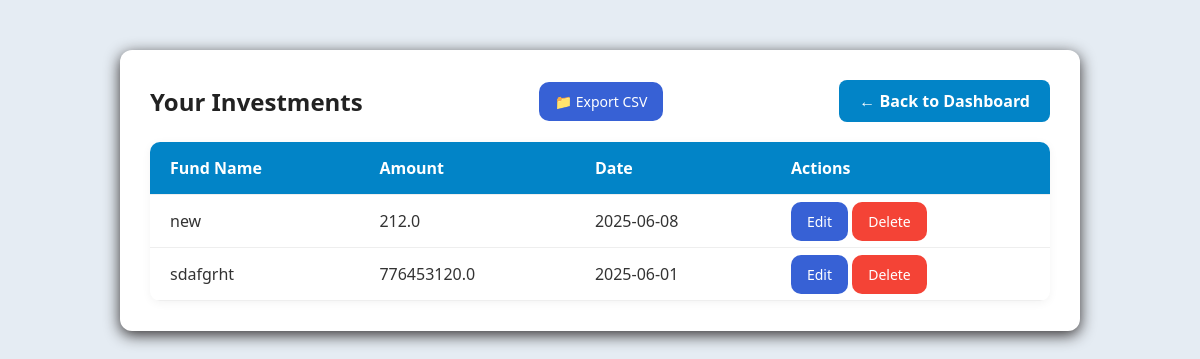
Page /investments (signed in) on the earlier database version.
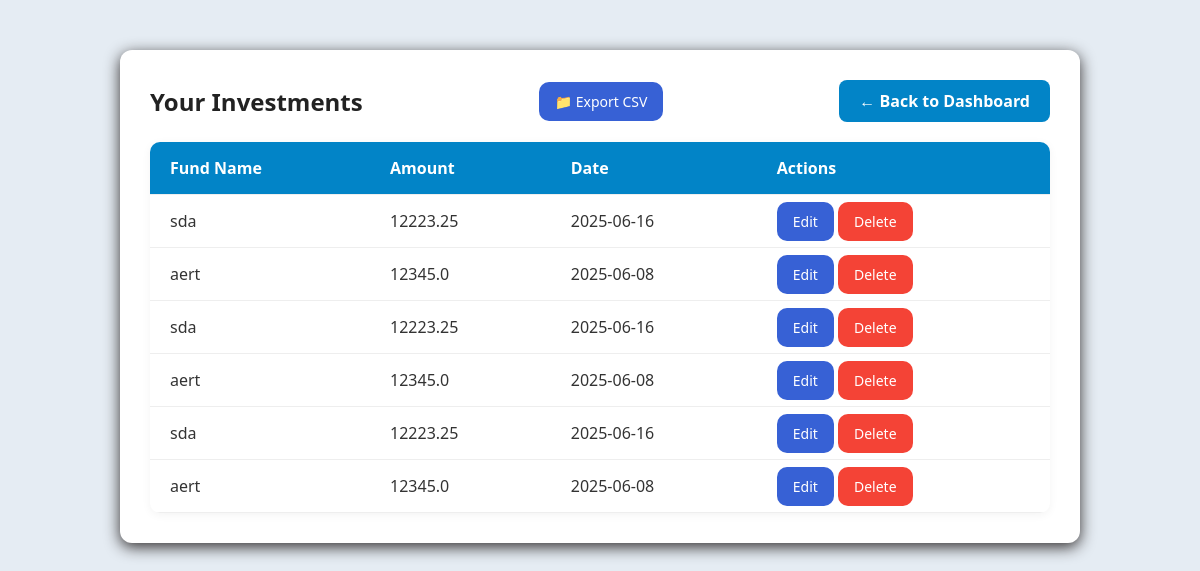
Same page on the later database version.
### tables this page shows
CREATE TABLE funds (
            id INTEGER PRIMARY KEY AUTOINCREMENT,
            fund_name TEXT NOT NULL,
            amount REAL NOT NULL,
            date TEXT NOT NULL,
            username TEXT NOT NULL
        );

### app/__init__.py (the view)
    @app.route('/investments')
    def show_investments():
        if 'username' not in session:
            return redirect(url_for('login'))
        conn = get_db_connection()
        username = session['username']
        funds = conn.execute('SELECT * FROM funds WHERE username = ?', (username,)).fetchall()
        conn.close()
        return render_template('investments.html', funds=funds, username=username )

### app/templates/investments.html (shortened to what this page needs)
<!DOCTYPE html>
<html>
<head>
</head>
<body>
  <div class="container">
    <div class="top-bar">
      <h2>Your Investments</h2>
      <a href="{{ url_for('export_csv') }}" class="buttons1">📁 Export CSV</a>
      <a href="{{ url_for('dashboard') }}" class="back-btn">← Back to Dashboard</a>
    </div>
    {% if funds %}
    <table>
      <thead>
        <tr>
          <th>Fund Name</th>
          <th>Amount</th>
          <th>Date</th>
          <th>Actions</th>
        </tr>
      </thead>
      <tbody>
        {% for fund in funds %}
        <tr>
          <td>{{ fund['fund_name'] }}</td>
          <td>{{ fund['amount'] }}</td>
          <td>{{ fund['date'] }}</td>
          <td>
            <a href="{{ url_for('edit_fund', fund_id=fund['id']) }}" class="buttons1">Edit</a>
            <a href="{{ url_for('delete_fund', fund_id=fund['id']) }}" class="buttons2">Delete</a>
          </td>
        </tr>
        {% endfor %}
      </tbody>
    </table>
    {% else %}
    <div class="no-data">You have not added any investments yet.</div>
    {% endif %}
  </div>
</body>
</html>

### app/templates/investments.html (style rules this page uses)
body { font-family: 'Segoe UI', Tahoma, Geneva, Verdana, sans-serif; background: #e5ecf3; margin: 0; padding: 0; color: #333; }
.container { max-width: 900px; margin: 50px auto; background: white; padding: 30px; border-radius: 12px; box-shadow: 0 4px 15px rgba(40, 36, 36, 0.948); }
.top-bar { display: flex; justify-content: space-between; align-items: center; margin-bottom: 20px; }
h2 { margin: 0; font-weight: 700; color: #222; }
.back-btn { background: #0284c7; color: white !important; padding: 10px 20px; border-radius: 8px; text-decoration: none; font-weight: 600; transition: background 0.3s ease; }
table { width: 100%; border-collapse: collapse; background: white; box-shadow: 0 2px 10px rgba(0, 0, 0, 0.05); border-radius: 10px; overflow: hidden; }
th, td { padding: 15px 20px; text-align: left; border-bottom: 1px solid #eee; font-size: 16px; }
th { background-color: #0284c7; color: white; font-weight: 700; }
.buttons1 { background-color: #3761d5; color: white !important; padding: 10px 16px; text-align: center; border-radius: 10px; text-decoration: none; font-size: 14px; }
.buttons2 { background-color: #f44336; color: white !important; padding: 10px 16px; text-align: center; border-radius: 10px; text-decoration: none; font-size: 14px; }

Differences in the rows shown:
removed funds: fund_name "new", amount "212.0", date "2025-06-08"
removed funds: fund_name "sdafgrht", amount "776453120.0", date "2025-06-01"
added funds: fund_name "sda", amount "12223.25", date "2025-06-16"
added funds: fund_name "aert", amount "12345.0", date "2025-06-08"
added funds: fund_name "sda", amount "12223.25", date "2025-06-16"
added funds: fund_name "aert", amount "12345.0", date "2025-06-08"
added funds: fund_name "sda", amount "12223.25", date "2025-06-16"
added funds: fund_name "aert", amount "12345.0", date "2025-06-08"
